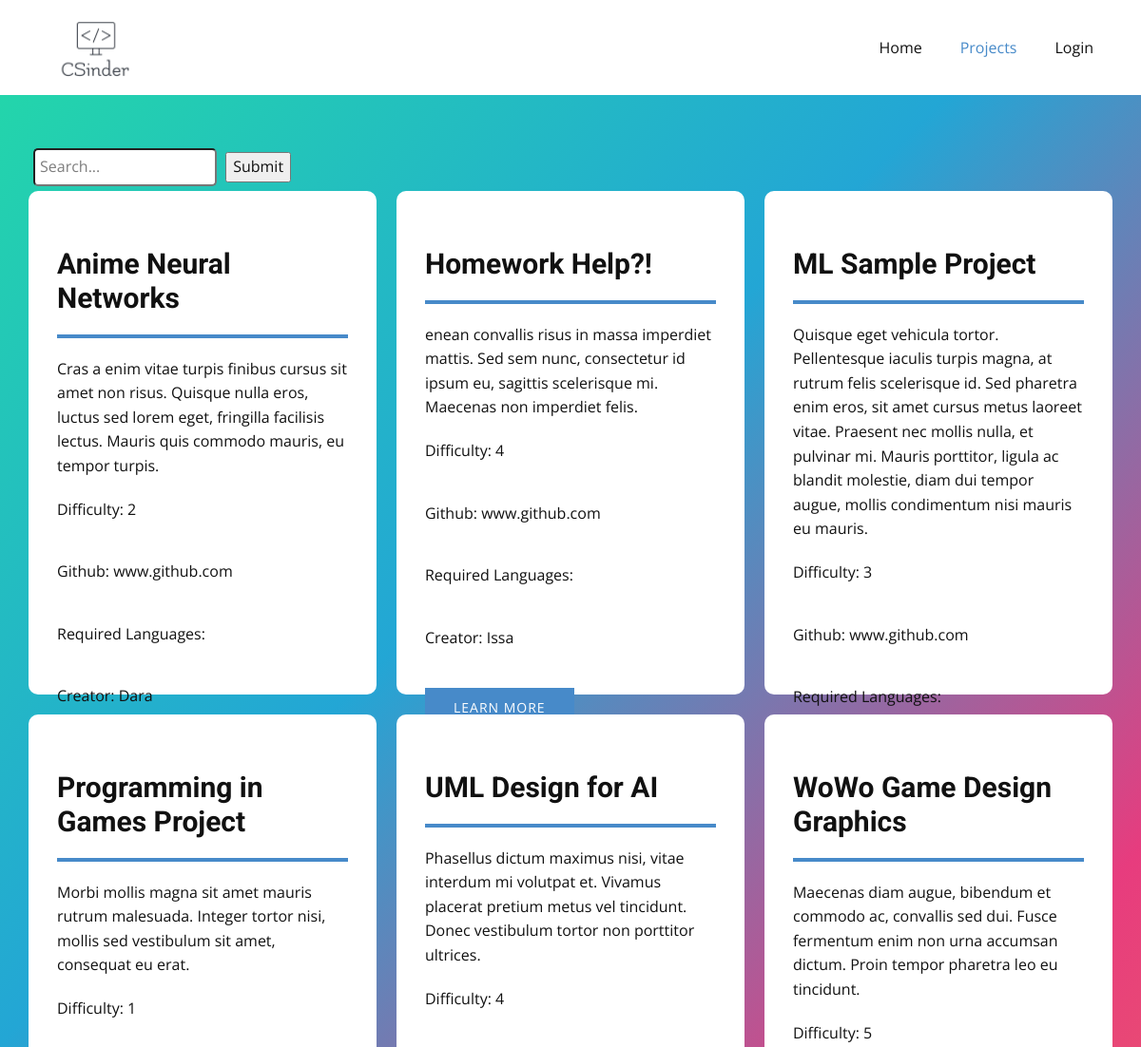
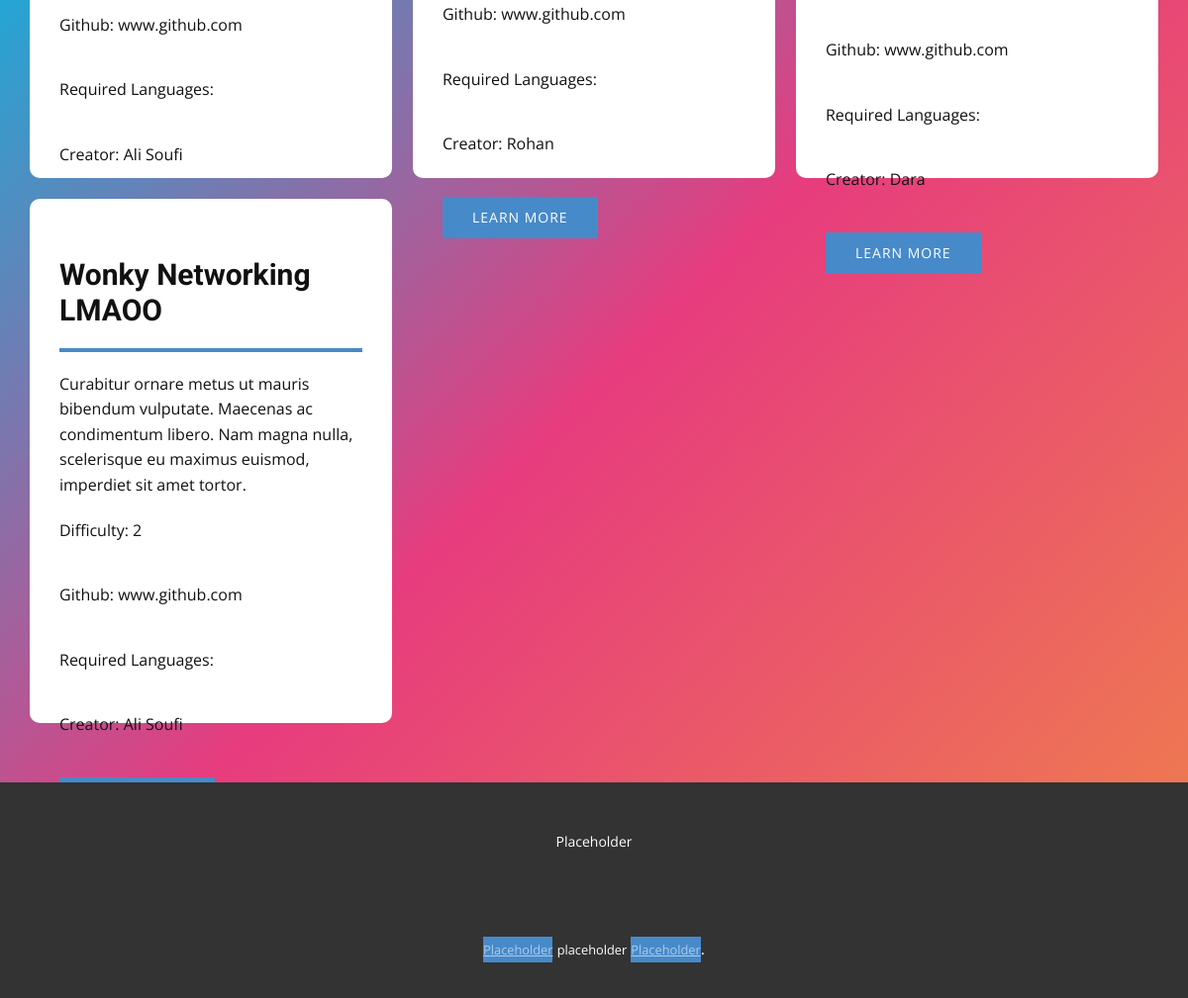
The app's page /Projects with its own data (2 pictures, top to bottom).
### Models.py (models this page shows, shortened)
class Project(db.Model):
    name = db.Column(db.String(100), unique=False, nullable=False)
    projID = db.Column(db.String(6), primary_key=True)
    description = db.Column(db.String(500), unique=False, nullable=False,default="")
    difficulty = db.Column(db.Integer, unique=False, nullable=False,default=0)
    github = db.Column(db.String(500), default="www.github.com")
    creatorID = db.Column(db.String(6),db.ForeignKey('user.userID'))
    projLang = db.relationship('ProjLang',backref="project") #Languages user prefers to code in
    projAreas = db.relationship('ProjectAreas',backref="project") #Fields user is interested in
    applicants = db.relationship('AppliedTo',backref="project") #Users who have applied to be part of this project

class User(db.Model):
    name = db.Column(db.String(100), unique=False, nullable=False)
    username = db.Column(db.String(80), unique=True,nullable=False)
    userID = db.Column(db.String(6), primary_key=True)
    password = db.Column(db.String(80), unique=False, nullable=False)
    email = db.Column(db.String(120), unique=True, nullable=False)
    experience = db.Column(db.Integer, unique=False, nullable=False,default=0)
    github = db.Column(db.String(500), default="www.github.com")
    picture = db.Column(BLOB)
    workedOn = db.relationship('Project',secondary=workedOn)#Projects the user has worked on
    projectsCreated=db.relationship('Project',backref='user')
    interestedIn = db.relationship('InterestedIn',backref="user") #Fields user is interested in
    codesIn = db.relationship('CodesIn',backref="user") #Languages user prefers to code in
    worksIn = db.relationship('Project',secondary=worksIn)#Projects the user has worked on
    appliedTo = db.relationship('AppliedTo',backref="user") #Projects user has applied to be part of

### Driver.py (the view, shortened to what this page needs)
@app.route("/Projects",methods=['GET','POST'])
def projects():
    if request.method=='GET':
        projs=Project.query.order_by(Project.name).all() #Alphabetical ordering rn... will add some ranking later
        result=[]
        for p in projs:
            temp=[p.name,p.description,p.difficulty,p.github]#name,desc,difficulty,github, languages, creatorID
            languages=ProjLang.query.filter_by(projID=p.projID).all()
            temp.append(','.join(languages)) #make it a single string
            creator=User.query.filter_by(userID=p.creatorID).one()
            temp.append(creator.name)
            result.append(temp)
        return render_template("Projects.html",allprojs=result)

### templates/Projects.html (shortened to what this page needs)
<!DOCTYPE html>
<html style="font-size: 16px;">
  <head>
    <link rel="stylesheet" href="{{url_for('static', filename='css/nicepage.css')}}" media="screen">
    <link rel="stylesheet" href="{{url_for('static', filename='css/Projects.css')}}" media="screen">
    <link rel="stylesheet" href="https://cdnjs.cloudflare.com/ajax/libs/font-awesome/4.7.0/css/font-awesome.min.css">
  </head>
  <body class="u-body u-xl-mode"><header class="u-clearfix u-header u-header" id="sec-e661"><img class="u-expanded-height u-image u-image-default u-preserve-proportions u-image-1" src="{{url_for('static', filename='images/61a4b5b8907749e29dac4861893bbcca1.png')}}" alt="" data-image-width="200" data-image-height="99"><nav class="u-menu u-menu-dropdown u-offcanvas u-menu-1">
        <div class="u-custom-menu u-nav-container">
          <ul class="u-nav u-unstyled u-nav-1"><li class="u-nav-item"><a class="u-button-style u-nav-link u-text-active-palette-1-base u-text-hover-palette-2-base" href="{{url_for('home')}}" style="padding: 10px 20px;">Home</a>
</li><li class="u-nav-item"><a class="u-button-style u-nav-link u-text-active-palette-1-base u-text-hover-palette-2-base" href="{{url_for('projects')}}" style="padding: 10px 20px;">Projects</a>
</li><li class="u-nav-item"><a class="u-button-style u-nav-link u-text-active-palette-1-base u-text-hover-palette-2-base" href="{{url_for('login')}}" style="padding: 10px 20px;">Login</a>
</li></ul>
        </div>
      </nav></header>
    <section class="u-clearfix u-gradient u-section-1" id="sec-f665">
      <div class="u-clearfix u-sheet u-sheet-1">
        <div class="u-expanded-width u-list u-list-1">
          <div>
            <form method="post" action="{{url_for('projects')}}">
            <input name="searchbar" class = "search_bar" type="text" placeholder="Search...">
            <input type="submit" class="btn btn-info"></input>
            </form>
            </div>
            <div class="u-repeater u-repeater-1">
              {% for proj in allprojs%}
              <div class="u-container-style u-list-item u-repeater-item u-video-cover u-white backcard zoom">
                <div class="u-container-layout u-similar-container u-valign-top u-container-layout-1 ">
                  <h3 class="u-text u-text-default u-text-1">{{proj[0]}}</h3>
                  <div class="u-border-4 u-border-palette-3-base u-expanded-width u-line u-line-horizontal u-line-1"></div>
                  <p class="u-text u-text-default u-text-2">{{proj[1]}}</p>
                  <p>Difficulty: {{proj[2]}}</p>
                  <p>Github: {{proj[3]}}</p>
                  <p>Required Languages: {{proj[4]}}</p>
                  <p>Creator: {{proj[5]}}</p>
                  <a href="" class="u-btn u-button-style u-btn-1">learn more</a>
                </div>
              </div>
              {% endfor %}
            </div>
          </div>
        </div>
    </section>
    <footer class="u-align-center u-clearfix u-footer u-grey-80 u-footer" id="sec-fecc"><div class="u-clearfix u-sheet u-sheet-1">
        <p class="u-small-text u-text u-text-variant u-text-1">Placeholder</p>
      </div></footer>
    <section class="u-backlink u-clearfix u-grey-80">
      <a class="u-link" href="" target="_blank">
        <span>placeholder</span>
      </a>
      <p class="u-text">
        <span>placeholder</span>
      </p>
      <a class="u-link" href="" target="_blank">
        <span>placeholder</span>
      </a>.
    </section>
  </body>
</html>

### static/css/Projects.css (style rules this page uses)
.u-section-1 { background: linear-gradient(-45deg, #ee7752, #e73c7e, #23a6d5, #23d5ab); }
a { background-color:#478ac9; }
.u-section-1 .u-sheet-1 { min-height: 1526px; }
.u-section-1 .u-list-1 { grid-template-rows: auto auto; margin: 51px 0 60px; }
.u-section-1 .u-repeater-1 { grid-template-columns: calc(33.3333% - 14px) calc(33.3333% - 14px) calc(33.3333% - 14px); grid-gap: 21px 21px; min-height: 1262px; }
.u-section-1 .u-container-layout-1 { padding: 30px; }
.u-section-1 .u-text-1 { margin-top: 29px; font-weight: 700; margin-bottom: 0; }
.u-section-1 .u-line-1 { height: 4px; border-color: #478ac9; transform-origin: left center; margin: 20px auto 0 0; }
.u-section-1 .u-text-2 { margin-left: 0; margin-bottom: 0; margin-top: 20px; }
.u-section-1 .u-btn-1 { background-image: none; border-style: none; font-size: 0.875rem; text-transform: uppercase; letter-spacing: 1px; margin: 20px auto 0 0; }
.search_bar { padding: 5px; margin: 5px; border-radius: 5px; max-width: 16rem; }
.backcard { border-radius: 10px; max-height: 530px; box-shadow: 0 0 0 0 rgba(0, 0, 0, 1); transform: scale(1); }
.zoom { transition: transform 1s; }

### records on screen
Project: name "Anime Neural Networks", description "Cras a enim vitae turpis finibus cursus sit amet non risus. Quisque nulla eros, luctus sed lorem eget, fringilla facilisis lectus. Mauris quis commodo mauris, eu tempor turpis.", github "www.github.com"
User: name "Dara" "Dara"
Project: name "Homework Help?!", description "enean convallis risus in massa imperdiet mattis. Sed sem nunc, consectetur id ipsum eu, sagittis scelerisque mi. Maecenas non imperdiet felis.", github "www.github.com"
User: name "Issa"
Project: name "ML Sample Project", description "Quisque eget vehicula tortor. Pellentesque iaculis turpis magna, at rutrum felis scelerisque id. Sed pharetra enim eros, sit amet cursus metus laoreet vitae. Praesent nec mollis nulla, et pulvinar mi. Mauris porttitor, ligula ac blandit molestie, diam dui tempor augue, mollis condimentum nisi mauris eu mauris.", github "www.github.com"
Project: name "Programming in Games Project", description "Morbi mollis magna sit amet mauris rutrum malesuada. Integer tortor nisi, mollis sed vestibulum sit amet, consequat eu erat.", github "www.github.com"
User: name "Ali Soufi" "Ali Soufi"
Project: name "UML Design for AI", description "Phasellus dictum maximus nisi, vitae interdum mi volutpat et. Vivamus placerat pretium metus vel tincidunt. Donec vestibulum tortor non porttitor ultrices.", github "www.github.com"
User: name "Rohan"
Project: name "WoWo Game Design Graphics", description "Maecenas diam augue, bibendum et commodo ac, convallis sed dui. Fusce fermentum enim non urna accumsan dictum. Proin tempor pharetra leo eu tincidunt.", github "www.github.com"
Project: name "Wonky Networking LMAOO", description "Curabitur ornare metus ut mauris bibendum vulputate. Maecenas ac condimentum libero. Nam magna nulla, scelerisque eu maximus euismod, imperdiet sit amet tortor.", github "www.github.com"

### other values on screen
{{ proj[2] }} "2" "4" "3" "1" "4" "5" "2"
